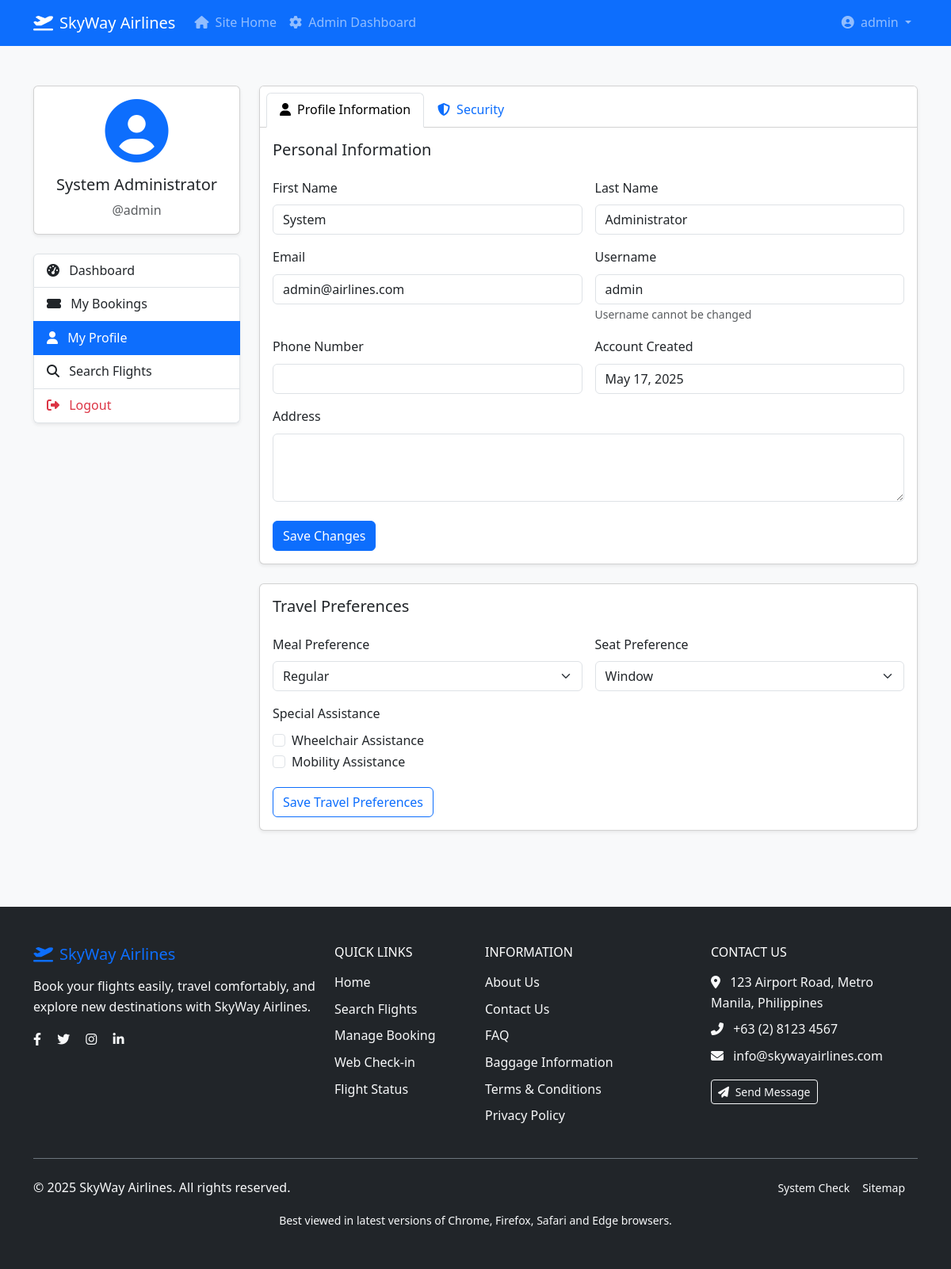
Screenshot of /user/profile.php (signed in) with the database file from the repository.
### tables this page shows
CREATE TABLE `users` (
  `user_id` int(11) NOT NULL,
  `username` varchar(50) NOT NULL,
  `email` varchar(100) NOT NULL,
  `password` varchar(255) NOT NULL,
  `first_name` varchar(50) NOT NULL,
  `last_name` varchar(50) NOT NULL,
  `phone` varchar(20) DEFAULT NULL,
  `address` text DEFAULT NULL,
  `role` enum('admin','user') DEFAULT 'user',
  `created_at` timestamp NOT NULL DEFAULT current_timestamp(),
  `updated_at` timestamp NOT NULL DEFAULT current_timestamp() ON UPDATE current_timestamp(),
  `account_status` enum('active','inactive','suspended') DEFAULT 'active'
);

### user/profile.php (the view, shortened to what this page needs)
<?php
require_once '../db/db_config.php';
$user_id = $_SESSION['user_id'];
$stmt = $conn->prepare("SELECT * FROM users WHERE user_id = ?");
$stmt->bind_param("i", $user_id);
$stmt->execute();
$result = $stmt->get_result();
$user = $result->fetch_assoc();
?>
<!DOCTYPE html>
<html lang="en">
<head>
    <link href="https://cdn.jsdelivr.net/npm/bootstrap@5.3.6/dist/css/bootstrap.min.css" rel="stylesheet">
    <link rel="stylesheet" href="https://cdnjs.cloudflare.com/ajax/libs/font-awesome/6.4.0/css/all.min.css">
    <link rel="stylesheet" href="../assets/css/style.css">
</head>
<body class="bg-light">
    <?php include '../includes/navbar.php'; ?>
    <div class="container py-5">
        <div class="row">
            <div class="col-lg-3 mb-4">
                <div class="card shadow-sm mb-4">
                    <div class="card-body text-center">
                        <div class="mb-3">
                            <i class="fas fa-user-circle fa-5x text-primary"></i>
                        </div>
                        <h5 class="card-title"><?php echo htmlspecialchars($user['first_name'] . ' ' . $user['last_name']); ?></h5>
                        <p class="card-text text-muted">@<?php echo htmlspecialchars($user['username']); ?></p>
                    </div>
                </div>
                <div class="list-group shadow-sm">
                    <a href="dashboard.php" class="list-group-item list-group-item-action">
                        <i class="fas fa-tachometer-alt me-2"></i> Dashboard
                    </a>
                    <a href="bookings.php" class="list-group-item list-group-item-action">
                        <i class="fas fa-ticket-alt me-2"></i> My Bookings
                    </a>
                    <a href="profile.php" class="list-group-item list-group-item-action active">
                        <i class="fas fa-user me-2"></i> My Profile
                    </a>
                    <a href="../flights/search.php" class="list-group-item list-group-item-action">
                        <i class="fas fa-search me-2"></i> Search Flights
                    </a>
                    <a href="../auth/logout.php" class="list-group-item list-group-item-action text-danger">
                        <i class="fas fa-sign-out-alt me-2"></i> Logout
                    </a>
                </div>
            </div>
            <div class="col-lg-9">
                <div class="card shadow-sm mb-4">
                    <div class="card-header bg-white">
                        <ul class="nav nav-tabs card-header-tabs" id="profileTabs" role="tablist">
                            <li class="nav-item" role="presentation">
                                <button class="nav-link active" id="profile-tab" data-bs-toggle="tab" data-bs-target="#profile" type="button" role="tab" aria-controls="profile" aria-selected="true">
                                    <i class="fas fa-user me-2"></i>Profile Information
                                </button>
                            </li>
                            <li class="nav-item" role="presentation">
                                <button class="nav-link" id="security-tab" data-bs-toggle="tab" data-bs-target="#security" type="button" role="tab" aria-controls="security" aria-selected="false">
                                    <i class="fas fa-shield-alt me-2"></i>Security
                                </button>
                            </li>
                        </ul>
                    </div>
                    <div class="card-body">
                        <div class="tab-content" id="profileTabsContent">
                            <div class="tab-pane fade show active" id="profile" role="tabpanel" aria-labelledby="profile-tab">
                                <h5 class="card-title mb-4">Personal Information</h5>
                                <form action="<?php echo htmlspecialchars($_SERVER["PHP_SELF"]); ?>" method="post" class="needs-validation" novalidate>
                                    <div class="row g-3">
                                        <div class="col-md-6">
                                            <label for="first_name" class="form-label">First Name</label>
                                            <input type="text" class="form-control" id="first_name" name="first_name" value="<?php echo htmlspecialchars($user['first_name']); ?>" required>
                                        </div>
                                        <div class="col-md-6">
                                            <label for="last_name" class="form-label">Last Name</label>
                                            <input type="text" class="form-control" id="last_name" name="last_name" value="<?php echo htmlspecialchars($user['last_name']); ?>" required>
                                        </div>
                                        <div class="col-md-6">
                                            <label for="email" class="form-label">Email</label>
                                            <input type="email" class="form-control" id="email" name="email" value="<?php echo htmlspecialchars($user['email']); ?>" required>
                                        </div>
                                        <div class="col-md-6">
                                            <label for="username" class="form-label">Username</label>
                                            <input type="text" class="form-control" id="username" value="<?php echo htmlspecialchars($user['username']); ?>" readonly>
                                            <small class="text-muted">Username cannot be changed</small>
                                        </div>
                                        <div class="col-md-6">
                                            <label for="phone" class="form-label">Phone Number</label>
                                            <input type="tel" class="form-control" id="phone" name="phone" value="<?php echo htmlspecialchars($user['phone']); ?>">
                                        </div>
                                        <div class="col-md-6">
                                            <label for="account_created" class="form-label">Account Created</label>
                                            <input type="text" class="form-control" id="account_created" value="<?php echo date('F j, Y', strtotime($user['created_at'])); ?>" readonly>
                                        </div>
                                        <div class="col-md-12">
                                            <label for="address" class="form-label">Address</label>
                                            <textarea class="form-control" id="address" name="address" rows="3"><?php echo htmlspecialchars($user['address']); ?></textarea>
                                        </div>
                                        <div class="col-12 mt-4">
                                            <button type="submit" class="btn btn-primary">Save Changes</button>
                                        </div>
                                    </div>
                                </form>
                            </div>
                        </div>
                    </div>
                </div>
                <div class="card shadow-sm">
                    <div class="card-body">
                        <h5 class="card-title mb-4">Travel Preferences</h5>
                        <div class="row g-3">
                            <div class="col-md-6">
                                <label for="meal_preference" class="form-label">Meal Preference</label>
                                <select class="form-select" id="meal_preference">
                                    <option value="regular">Regular</option>
                                </select>
                            </div>
                            <div class="col-md-6">
                                <label for="seat_preference" class="form-label">Seat Preference</label>
                                <select class="form-select" id="seat_preference">
                                    <option value="window">Window</option>
                                </select>
                            </div>
                            <div class="col-md-12">
                                <label for="special_assistance" class="form-label">Special Assistance</label>
                                <div class="form-check">
                                    <input class="form-check-input" type="checkbox" id="wheelchair_assistance">
                                    <label class="form-check-label" for="wheelchair_assistance">Wheelchair Assistance</label>
                                </div>
                                <div class="form-check">
                                    <input class="form-check-input" type="checkbox" id="mobility_assistance">
                                    <label class="form-check-label" for="mobility_assistance">Mobility Assistance</label>
                                </div>
                            </div>
                            <div class="col-12 mt-3">
                                <button type="button" class="btn btn-outline-primary" id="saveTravelPreferences">Save Travel Preferences</button>
                            </div>
                        </div>
                    </div>
                </div>
            </div>
        </div>
    </div>
    <?php include '../includes/footer.php'; ?>
</body>
</html>

### assets/css/style.css (style rules this page uses)
:root { --primary-color: #3498db; --secondary-color: #2980b9; --dark-color: #2c3e50; --light-color: #ecf0f1; --success-color: #2ecc71; --warning-color: #f39c12; --danger-color: #e74c3c; }
body { font-family: 'Segoe UI', Tahoma, Geneva, Verdana, sans-serif; color: #333; line-height: 1.6; }

### includes/navbar.php (style rules this page uses)
body { overflow-x: hidden; }

### rows the page displays
users: first_name+last_name "System Administrator", username "admin", first_name "System", last_name "Administrator", email "admin@airlines.com", created_at "May 17, 2025"

### other values shown
$_SESSION['username'] "admin"
